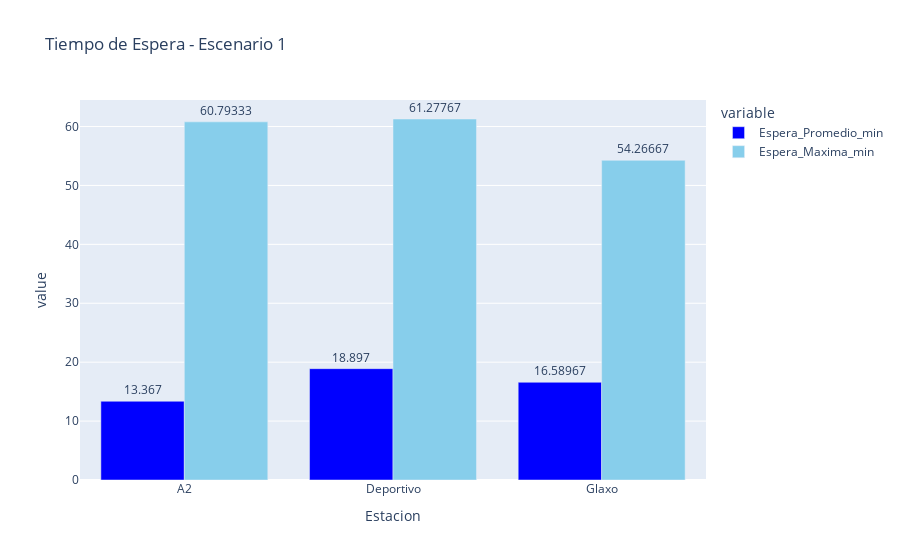
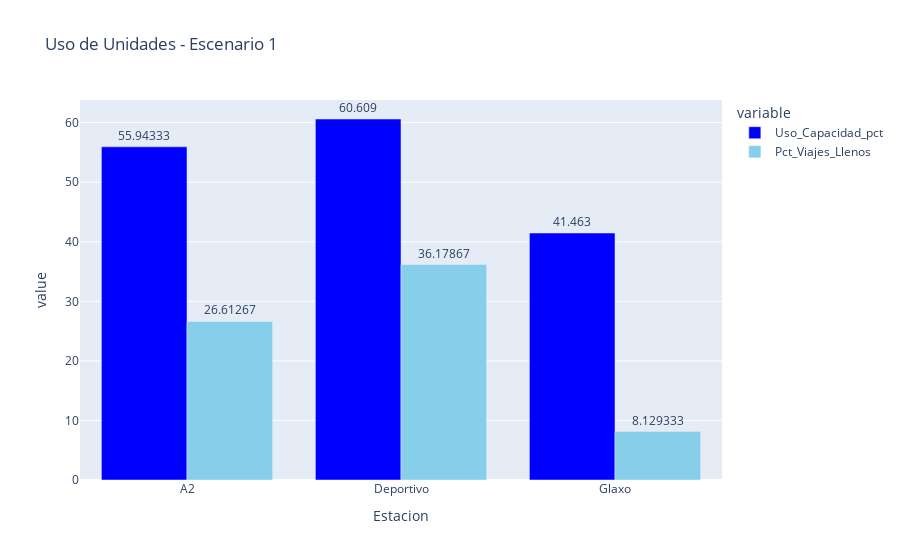
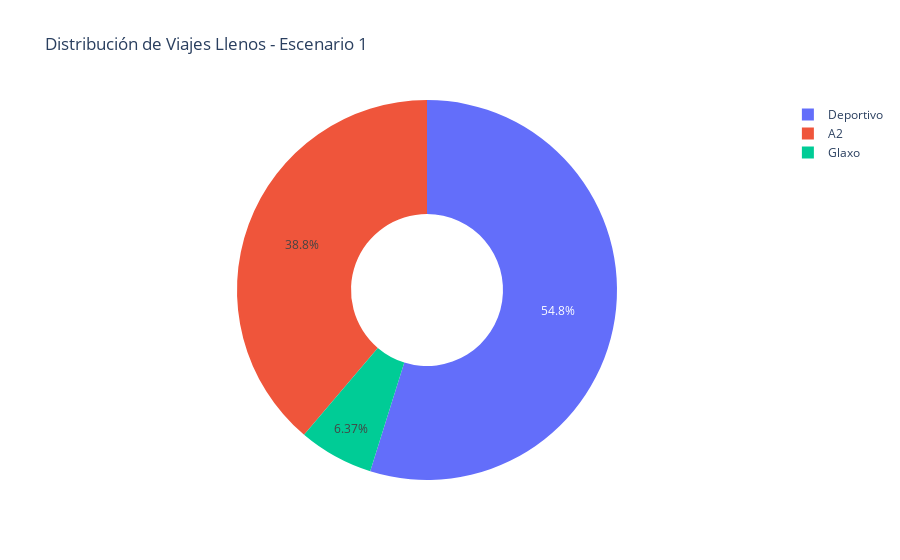
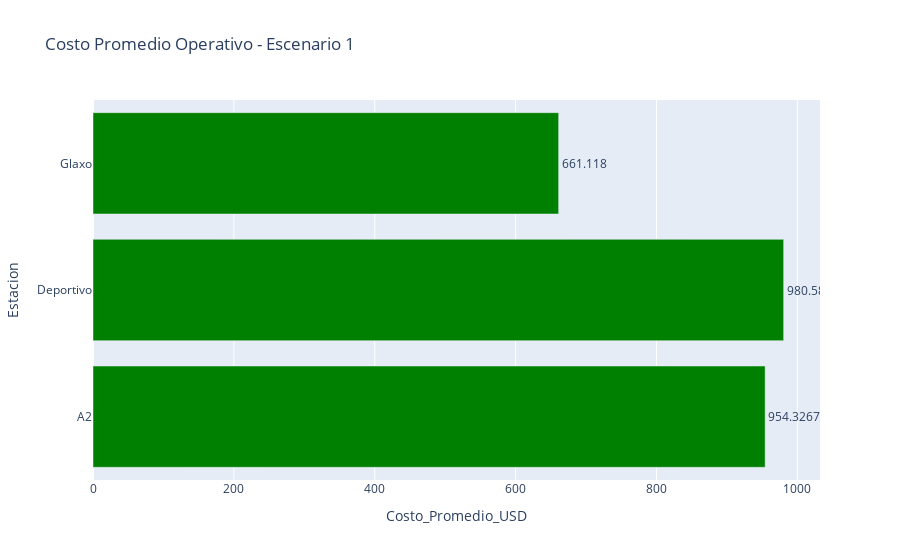

Here is the notebook cell these charts were saved with, in order:
### Markdown cell above
## Gráficas individuales por escenario

### Code cell
import pandas as pd
import plotly.express as px
import plotly.graph_objects as go
from math import pi
import os
import seaborn as sns
# Diccionario de archivos y nombre del escenario
archivos = {
    "Escenario 1": "Es7_MejorResultado1Glaxomenortiempo.xlsx",
    "Escenario 2": "Es8_Mod1van.xlsx",
    "Escenario 3": "Esc9_CombinacionDA.xlsx",
    "Escenario 4": "Esc10_CombinacionDA_MejorResultado.xlsx"
}

# Columnas clave para el radar chart
columnas_radar = [
    'Espera_Promedio_min',
    'Espera_Maxima_min',
    'Uso_Capacidad_pct',
    'Costo_Promedio_USD',
    'Pct_Viajes_Llenos',
    'Pct_Cumple_Frecuencia'
]

# Colores personalizados
colores_barras = ['blue', 'skyblue']

# Loop para graficar cada escenario
for nombre_escenario, archivo in archivos.items():
    try:
        df = pd.read_excel(archivo, sheet_name="RESUMEN")
        estaciones = df["Estacion"]

        # 1. Tiempo de Espera
        fig1 = px.bar(df, x="Estacion", y=["Espera_Promedio_min", "Espera_Maxima_min"],
                      barmode='group', title=f"Tiempo de Espera - {nombre_escenario}",
                      text_auto=True, color_discrete_sequence=colores_barras)
        fig1.update_traces(textposition='outside')
        fig1.show()

        # 2. Uso de Unidades
        fig2 = px.bar(df, x="Estacion", y=["Uso_Capacidad_pct", "Pct_Viajes_Llenos"],
                      barmode='group', title=f"Uso de Unidades - {nombre_escenario}",
                      text_auto=True, color_discrete_sequence=colores_barras)
        fig2.update_traces(textposition='outside')
        fig2.show()

        # 3. Pastel de Viajes Llenos Promedio
        fig3 = px.pie(df, names="Estacion", values="Viajes_Llenos_Promedio",
                      title=f"Distribución de Viajes Llenos - {nombre_escenario}", hole=0.4)
        fig3.show()

        # 4. Costo promedio operativo
        fig4 = px.bar(df, y="Estacion", x="Costo_Promedio_USD", orientation='h',
                      title=f"Costo Promedio Operativo - {nombre_escenario}",
                      text_auto=True, color_discrete_sequence=["green"])
        fig4.update_traces(textposition='outside')
        fig4.show()

        # 6. Radar Chart
        df_radar = df.set_index("Estacion")[columnas_radar]
        df_radar_norm = (df_radar - df_radar.min()) / (df_radar.max() - df_radar.min())

        categorias = columnas_radar
        fig6 = go.Figure()
        for est in df_radar_norm.index:
            fig6.add_trace(go.Scatterpolar(
                r=df_radar_norm.loc[est].tolist() + [df_radar_norm.loc[est].tolist()[0]],
                theta=categorias + [categorias[0]],
                fill='toself',
                name=est
            ))
        fig6.update_layout(
            polar=dict(radialaxis=dict(visible=True)),
            title=f"Radar Chart - {nombre_escenario}",
            showlegend=True
        )
        fig6.show()

    except Exception as e:
        print(f"❌ Error en {nombre_escenario}: {e}")

### Figure 1 — Plotly figure (JSON) as saved in the notebook; plotly's stock layout.template omitted (floating-point values rounded to 4 significant figures)
{"data": [{"alignmentgroup": "True", "hovertemplate": "variable=Espera_Promedio_min<br>Estacion=%{x}<br>value=%{y}<extra></extra>", "legendgroup": "Espera_Promedio_min", "marker": {"color": "blue", "pattern": {"shape": ""}}, "name": "Espera_Promedio_min", "offsetgroup": "Espera_Promedio_min", "orientation": "v", "showlegend": true, "textposition": "outside", "texttemplate": "%{y}", "type": "bar", "x": ["A2", "Deportivo", "Glaxo"], "xaxis": "x", "y": [13.37, 18.9, 16.59], "yaxis": "y"}, {"alignmentgroup": "True", "hovertemplate": "variable=Espera_Maxima_min<br>Estacion=%{x}<br>value=%{y}<extra></extra>", "legendgroup": "Espera_Maxima_min", "marker": {"color": "skyblue", "pattern": {"shape": ""}}, "name": "Espera_Maxima_min", "offsetgroup": "Espera_Maxima_min", "orientation": "v", "showlegend": true, "textposition": "outside", "texttemplate": "%{y}", "type": "bar", "x": ["A2", "Deportivo", "Glaxo"], "xaxis": "x", "y": [60.79, 61.28, 54.27], "yaxis": "y"}], "layout": {"barmode": "group", "legend": {"title": {"text": "variable"}, "tracegroupgap": 0}, "title": {"text": "Tiempo de Espera - Escenario 1"}, "xaxis": {"anchor": "y", "domain": [0, 1], "title": {"text": "Estacion"}}, "yaxis": {"anchor": "x", "domain": [0, 1], "title": {"text": "value"}}}}

### Figure 2 — Plotly figure (JSON) as saved in the notebook; plotly's stock layout.template omitted (floating-point values rounded to 4 significant figures)
{"data": [{"alignmentgroup": "True", "hovertemplate": "variable=Uso_Capacidad_pct<br>Estacion=%{x}<br>value=%{y}<extra></extra>", "legendgroup": "Uso_Capacidad_pct", "marker": {"color": "blue", "pattern": {"shape": ""}}, "name": "Uso_Capacidad_pct", "offsetgroup": "Uso_Capacidad_pct", "orientation": "v", "showlegend": true, "textposition": "outside", "texttemplate": "%{y}", "type": "bar", "x": ["A2", "Deportivo", "Glaxo"], "xaxis": "x", "y": [55.94, 60.61, 41.46], "yaxis": "y"}, {"alignmentgroup": "True", "hovertemplate": "variable=Pct_Viajes_Llenos<br>Estacion=%{x}<br>value=%{y}<extra></extra>", "legendgroup": "Pct_Viajes_Llenos", "marker": {"color": "skyblue", "pattern": {"shape": ""}}, "name": "Pct_Viajes_Llenos", "offsetgroup": "Pct_Viajes_Llenos", "orientation": "v", "showlegend": true, "textposition": "outside", "texttemplate": "%{y}", "type": "bar", "x": ["A2", "Deportivo", "Glaxo"], "xaxis": "x", "y": [26.61, 36.18, 8.129], "yaxis": "y"}], "layout": {"barmode": "group", "legend": {"title": {"text": "variable"}, "tracegroupgap": 0}, "title": {"text": "Uso de Unidades - Escenario 1"}, "xaxis": {"anchor": "y", "domain": [0, 1], "title": {"text": "Estacion"}}, "yaxis": {"anchor": "x", "domain": [0, 1], "title": {"text": "value"}}}}

### Figure 3 — Plotly figure (JSON) as saved in the notebook; plotly's stock layout.template omitted (floating-point values rounded to 4 significant figures)
{"data": [{"domain": {"x": [0, 1], "y": [0, 1]}, "hole": 0.4, "hovertemplate": "Estacion=%{label}<br>Viajes_Llenos_Promedio=%{value}<extra></extra>", "labels": ["A2", "Deportivo", "Glaxo"], "legendgroup": "", "name": "", "showlegend": true, "type": "pie", "values": [17.67, 24.97, 2.9]}], "layout": {"legend": {"tracegroupgap": 0}, "title": {"text": "Distribución de Viajes Llenos - Escenario 1"}}}

### Figure 4 — Plotly figure (JSON) as saved in the notebook; plotly's stock layout.template omitted (floating-point values rounded to 4 significant figures)
{"data": [{"hovertemplate": "Costo_Promedio_USD=%{x}<br>Estacion=%{y}<extra></extra>", "legendgroup": "", "marker": {"color": "green", "pattern": {"shape": ""}}, "name": "", "orientation": "h", "showlegend": false, "textposition": "outside", "texttemplate": "%{x}", "type": "bar", "x": [954.3, 980.6, 661.1], "xaxis": "x", "y": ["A2", "Deportivo", "Glaxo"], "yaxis": "y"}], "layout": {"barmode": "relative", "legend": {"tracegroupgap": 0}, "title": {"text": "Costo Promedio Operativo - Escenario 1"}, "xaxis": {"anchor": "y", "domain": [0, 1], "title": {"text": "Costo_Promedio_USD"}}, "yaxis": {"anchor": "x", "domain": [0, 1], "title": {"text": "Estacion"}}}}
